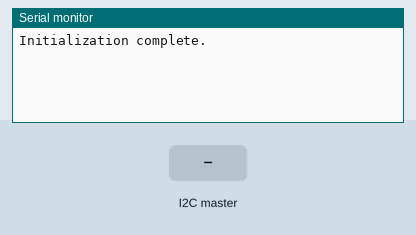
This sketch was run on a simulated Arduino Uno, built with avr-gcc and run on an emulated ATmega328P. Parts: the last lines printed to the serial monitor. Inputs (shaded band) come from the test bench.

Above: at 1.2 s.
1.3 s: the I2C master sends the byte 1
At 2.5 s:
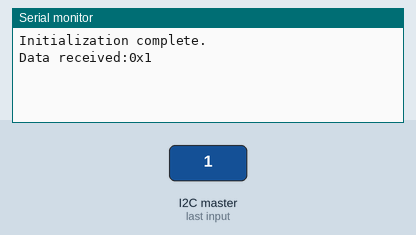
2.8 s: the I2C master sends the byte 90
At 3.9 s:
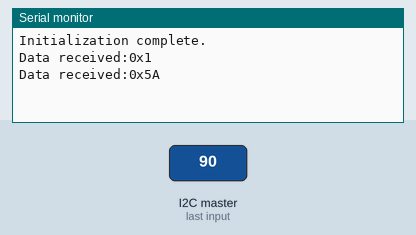
4.3 s: the I2C master sends the byte 200
At 5.0 s:
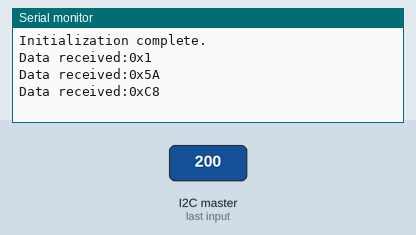

Measured:
- after the input at 1.3 s, the serial monitor: prints a new line at once (image 1)
- after the input at 2.8 s, the serial monitor: prints a new line at once (image 2)
- after the input at 4.3 s, the serial monitor: prints a new line at once (image 3)

The sketch:

i2c_float.ino
```cpp
#include <Wire.h>

// Pin definitions
#define M1PWM 9
#define M2PWM 10
#define M1DIR 7
#define M2DIR 8

#define M1FB A0
#define M2FB A1

#define EN 4

//Important constants for I2C:
#define PERIPH_ADDRESS 0x04
#define RECEIVED_MX 32

float angle = 0;
float distance = 0;

float angle_old = 0;
float distance_old = 0;

uint8_t received[RECEIVED_MX];
uint8_t received_amt = 0;

void setup() {
  Serial.begin(115200); // Initialize Serial interface
  Wire.begin(PERIPH_ADDRESS); // Initialize I2C
  Wire.onReceive(receiveEvent); // Define interupt method for receiving data
  Serial.println("Initialization complete."); // Let the user know we're ready.
}

void loop() {
  // put your main code here, to run repeatedly:
  delay(100);
  //Check if we got data:
  if (received_amt) {
    // We expect bytes 3-6 to be a floating point value (4 bytes):
    uint8_t value[4] = {received[2], received[3], received[4], received[5]};
    // For each register, set the associated parameter:
    if (received[0] == 0x01) distance = fromBytes(value);
    if (received[0] == 0x02) angle = fromBytes(value);
    received_amt = 0;
  }
  // If a parameter changed, let the user know:
  if (angle_old != angle) {
    Serial.print("Angle: ");
    Serial.println(angle);
    angle_old = angle;
  }
  if (distance_old != distance) {
    Serial.print("Distance: ");
    Serial.println(distance);
    distance_old = distance;
  }
}

void receiveEvent(int count) {
  Serial.print("Data received:");
  uint8_t i = 0; // Index for the number of bytes received
  while (Wire.available()) {
    received[i] = Wire.read(); // take the next byte
    Serial.print("0x");
    Serial.print(received[i], HEX); //print that byte as a hexadecimal
    Serial.print(" ");
    i++; // increment the index
  }
  received_amt = i; // The index is now the length of the message
  Serial.println(""); // end the line on the serial console
}

float fromBytes(uint8_t *input_array) {
  uint32_t input = 0; // Buffer for storing four bytes as one variable
  // This for loop "stacks" the bytes on top of each other
  // by shifting each byte by some multiple of eight and ORing
  // with the buffer:
  for (int i = 0; i < 4; i++) {
    input |= (uint32_t)input_array[i] << (8 * i);
  }
  // Copy the data at the input buffer location to a floating point
  // as if that the data at that location was a floating point.
  float output = *(float *)&input;
  return output;
}
```
